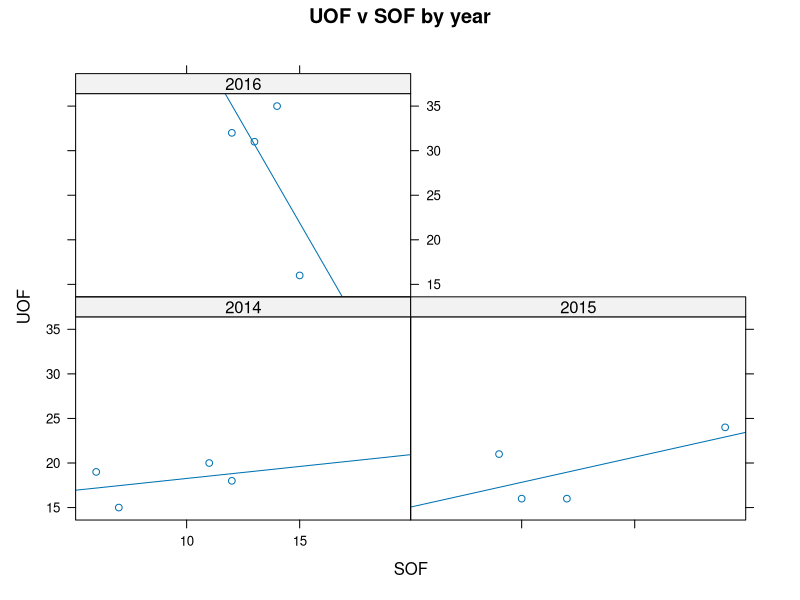

Here is the R script that generated this plot:
# Continuing to work with the RTR data
library(readr)
df <- read_csv("dfCrime.csv")

# notice we loaded in the version of the data with the years column
# Let's get the colummn names and summary data
names(df)
summary(df)

# earlier we created a set of three charts. 
# here's how to do something similar only by looking at
# the relationship between two things (UOF and SOF)
# by year. But instead of having to create each plot
# we can use the lattice package to do that for us

# load in the lattice library
library(lattice)



# From http://www.dummies.com/programming/r/how-to-create-a-lattice-plot-in-r/
# To make a lattice plot, you need to specify a formula
# typically of the form y ~ x | z. 
# It means to create a plot of y against x, conditional on z. 
# In other words, create a plot for every unique value of z. 
# Each of the variables in the formula has to be a column in 
# the data frame that you specify in the data argument.

xyplot(UOF_only~SOF_only|factor(years), data=df, type=c("p", "r"),
       main="UOF v SOF by year",
       ylab="UOF", xlab="SOF")

# in our case, we compared UOF of force versus SOF 
# by year, and so got three boxes - 2014, 2015, 2016
# making years a factor allows it to show up in the labels
# type gave us both points (p) and a regression line (r)

